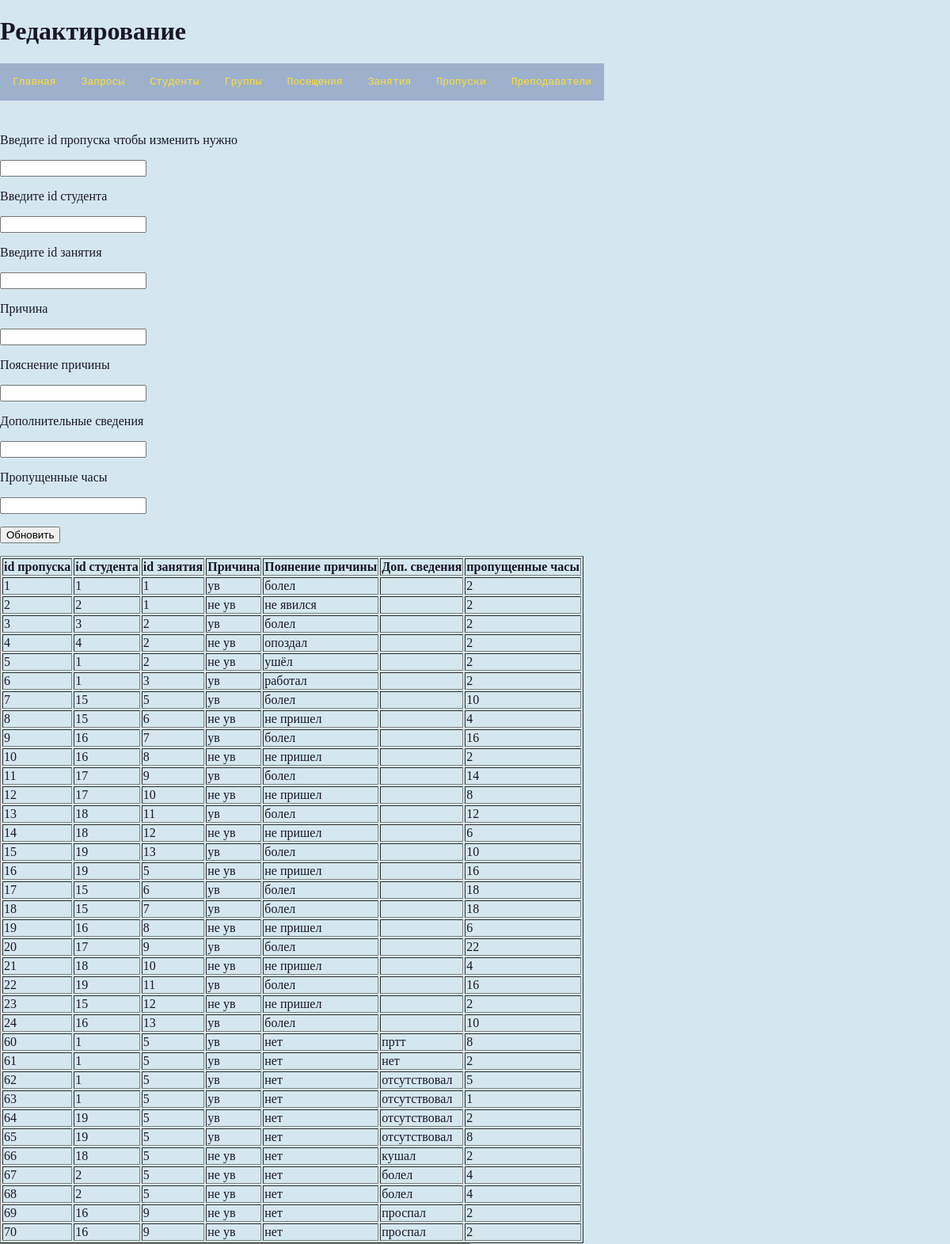
The page /update4.php (upper part) on the database its author committed.
### tables this page shows
CREATE TABLE `propuski` (
  `ID_prop` int(11) NOT NULL,
  `ID_student` int(11) NOT NULL,
  `ID_zanyatiya` int(11) NOT NULL,
  `prichina` varchar(20) NOT NULL,
  `poyasnenie` varchar(100) NOT NULL,
  `dop_svedeniya` varchar(100) NOT NULL,
  `chasi` int(11) NOT NULL
);

### update4.php (the view, shortened to what this page needs)
<!DOCTYPE html>
<html lang="en" dir="ltr">
    <head>
        <link href="style.css" rel="stylesheet">
    </head>
    <body>
        <form action="upd4.php" method="post">
            <h1>Редактирование</h1>
            <?php include("nav.php"); ?>
            <br> </br> <br> </br>
   <p>Введите id пропуска чтобы изменить нужно</p>
   <p><input name="id_prop"></p>
   <p>Введите id студента</p>
   <p><input name="id_student"></p>
   <p>Введите id занятия</p>
   <p><input name="id_zan"></p>
   <p>Причина</p>
   <p><input name="prichina"></p>
   <p>Пояснение причины</p>
   <p><input name="poyasnenie"></p>
   <p>Дополнительные сведения</p>
   <p><input name="dop"></p>
   <p>Пропущенные часы</p>
   <p><input name="chasi"></p>
    <p> <a href="upd4.php" > <input type="submit" value="Обновить" name="upd1"></a></p>
   <?php
   require_once 'connection.php';
   $link = mysqli_connect($host, $user, $password, $database)
       or die("Ошибка " . mysqli_error($link));
   $query ="SELECT * FROM propuski";
   $result = mysqli_query($link, $query) or die("Ошибка " . mysqli_error($link));
   if($result)
   {
       $rows = mysqli_num_rows($result);
       echo "<table border=1><tr><th>id пропуска</th><th>id студента</th><th>id занятия</th><th>Причина</th><th>Поянение причины</th><th>Доп. сведения</th><th>пропущенные часы</th></tr>";
       for ($i = 0 ; $i < $rows ; ++$i)
       {
           $row = mysqli_fetch_row($result);
           echo "<tr>";
               for ($j = 0 ; $j < 7 ; ++$j) echo "<td>$row[$j]</td>";
           echo "</tr>";
       }
       echo "</table>";
   }
   ?>
  </form>
    </body>
</html>

### style.css (style rules this page uses)
a { text-decoration: none; }
body { margin:0; background: #D4E7EE; color: #1a162a; display:block font-family: Exo 2; font-style: normal; font-weight: normal; }

### rows shown on the page
propuski: ID_prop "1", ID_student "1", ID_zanyatiya "1", prichina "ув", poyasnenie "болел", chasi "2"
propuski: ID_prop "2", ID_student "2", ID_zanyatiya "1", prichina "не ув", poyasnenie "не явился", chasi "2"
propuski: ID_prop "3", ID_student "3", ID_zanyatiya "2", prichina "ув", poyasnenie "болел", chasi "2"
propuski: ID_prop "4", ID_student "4", ID_zanyatiya "2", prichina "не ув", poyasnenie "опоздал", chasi "2"
propuski: ID_prop "5", ID_student "1", ID_zanyatiya "2", prichina "не ув", poyasnenie "ушёл", chasi "2"
propuski: ID_prop "6", ID_student "1", ID_zanyatiya "3", prichina "ув", poyasnenie "работал", chasi "2"
propuski: ID_prop "7", ID_student "15", ID_zanyatiya "5", prichina "ув", poyasnenie "болел", chasi "10"
propuski: ID_prop "8", ID_student "15", ID_zanyatiya "6", prichina "не ув", poyasnenie "не пришел", chasi "4"
propuski: ID_prop "9", ID_student "16", ID_zanyatiya "7", prichina "ув", poyasnenie "болел", chasi "16"
propuski: ID_prop "10", ID_student "16", ID_zanyatiya "8", prichina "не ув", poyasnenie "не пришел", chasi "2"
propuski: ID_prop "11", ID_student "17", ID_zanyatiya "9", prichina "ув", poyasnenie "болел", chasi "14"
propuski: ID_prop "12", ID_student "17", ID_zanyatiya "10", prichina "не ув", poyasnenie "не пришел", chasi "8"
propuski: ID_prop "13", ID_student "18", ID_zanyatiya "11", prichina "ув", poyasnenie "болел", chasi "12"
propuski: ID_prop "14", ID_student "18", ID_zanyatiya "12", prichina "не ув", poyasnenie "не пришел", chasi "6"
propuski: ID_prop "15", ID_student "19", ID_zanyatiya "13", prichina "ув", poyasnenie "болел", chasi "10"
propuski: ID_prop "16", ID_student "19", ID_zanyatiya "5", prichina "не ув", poyasnenie "не пришел", chasi "16"
propuski: ID_prop "17", ID_student "15", ID_zanyatiya "6", prichina "ув", poyasnenie "болел", chasi "18"
propuski: ID_prop "18", ID_student "15", ID_zanyatiya "7", prichina "ув", poyasnenie "болел", chasi "18"
propuski: ID_prop "19", ID_student "16", ID_zanyatiya "8", prichina "не ув", poyasnenie "не пришел", chasi "6"
propuski: ID_prop "20", ID_student "17", ID_zanyatiya "9", prichina "ув", poyasnenie "болел", chasi "22"
propuski: ID_prop "21", ID_student "18", ID_zanyatiya "10", prichina "не ув", poyasnenie "не пришел", chasi "4"
propuski: ID_prop "22", ID_student "19", ID_zanyatiya "11", prichina "ув", poyasnenie "болел", chasi "16"
propuski: ID_prop "23", ID_student "15", ID_zanyatiya "12", prichina "не ув", poyasnenie "не пришел", chasi "2"
propuski: ID_prop "24", ID_student "16", ID_zanyatiya "13", prichina "ув", poyasnenie "болел", chasi "10"
propuski: ID_prop "60", ID_student "1", ID_zanyatiya "5", prichina "ув", poyasnenie "нет", dop_svedeniya "пртт", chasi "8"
propuski: ID_prop "61", ID_student "1", ID_zanyatiya "5", prichina "ув", poyasnenie "нет", dop_svedeniya "нет", chasi "2"
propuski: ID_prop "62", ID_student "1", ID_zanyatiya "5", prichina "ув", poyasnenie "нет", dop_svedeniya "отсутствовал", chasi "5"
propuski: ID_prop "63", ID_student "1", ID_zanyatiya "5", prichina "ув", poyasnenie "нет", dop_svedeniya "отсутствовал", chasi "1"
propuski: ID_prop "64", ID_student "19", ID_zanyatiya "5", prichina "ув", poyasnenie "нет", dop_svedeniya "отсутствовал", chasi "2"
propuski: ID_prop "65", ID_student "19", ID_zanyatiya "5", prichina "ув", poyasnenie "нет", dop_svedeniya "отсутствовал", chasi "8"
propuski: ID_prop "66", ID_student "18", ID_zanyatiya "5", prichina "не ув", poyasnenie "нет", dop_svedeniya "кушал", chasi "2"
propuski: ID_prop "67", ID_student "2", ID_zanyatiya "5", prichina "не ув", poyasnenie "нет", dop_svedeniya "болел", chasi "4"
propuski: ID_prop "68", ID_student "2", ID_zanyatiya "5", prichina "не ув", poyasnenie "нет", dop_svedeniya "болел", chasi "4"
propuski: ID_prop "69", ID_student "16", ID_zanyatiya "9", prichina "не ув", poyasnenie "нет", dop_svedeniya "проспал", chasi "2"
propuski: ID_prop "70", ID_student "16", ID_zanyatiya "9", prichina "не ув", poyasnenie "нет", dop_svedeniya "проспал", chasi "2"
